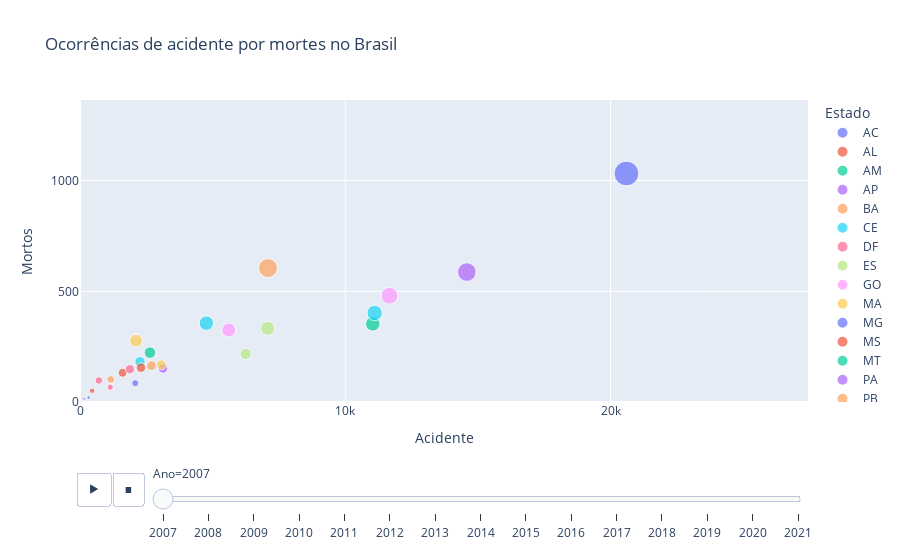

Write notebook code for a chart like this one.
### Code cell
bubble = px.scatter(df3, x="Acidente", y="Mortos", animation_frame="Ano", animation_group="Ano", color = "Estado",
           size="Mortos",range_x=[0,max(df3['Acidente'].values)+20], range_y=[0,max(df3['Mortos'].values)+20],
           title="Diagrama de Dis",
                 )
bubble.update_yaxes(nticks=5)
bubble.update_xaxes(nticks=5)
bubble.show()

### Figure 1 — Plotly figure (JSON) as saved in the notebook; plotly's stock layout.template omitted (floating-point values rounded to 4 significant figures)
{"data": [{"hovertemplate": "Estado=AC<br>Ano=2007<br>Acidente=%{x}<br>Mortos=%{marker.size}<extra></extra>", "ids": [2007], "legendgroup": "AC", "marker": {"color": "#636efa", "size": [20], "sizemode": "area", "sizeref": 3.36, "symbol": "circle"}, "mode": "markers", "name": "AC", "orientation": "v", "showlegend": true, "type": "scatter", "x": [324], "xaxis": "x", "y": [20], "yaxis": "y"}, {"hovertemplate": "Estado=AL<br>Ano=2007<br>Acidente=%{x}<br>Mortos=%{marker.size}<extra></extra>", "ids": [2007], "legendgroup": "AL", "marker": {"color": "#EF553B", "size": [132], "sizemode": "area", "sizeref": 3.36, "symbol": "circle"}, "mode": "markers", "name": "AL", "orientation": "v", "showlegend": true, "type": "scatter", "x": [1604], "xaxis": "x", "y": [132], "yaxis": "y"}, {"hovertemplate": "Estado=AM<br>Ano=2007<br>Acidente=%{x}<br>Mortos=%{marker.size}<extra></extra>", "ids": [2007], "legendgroup": "AM", "marker": {"color": "#00cc96", "size": [12], "sizemode": "area", "sizeref": 3.36, "symbol": "circle"}, "mode": "markers", "name": "AM", "orientation": "v", "showlegend": true, "type": "scatter", "x": [173], "xaxis": "x", "y": [12], "yaxis": "y"}, {"hovertemplate": "Estado=AP<br>Ano=2007<br>Acidente=%{x}<br>Mortos=%{marker.size}<extra></extra>", "ids": [2007], "legendgroup": "AP", "marker": {"color": "#ab63fa", "size": [15], "sizemode": "area", "sizeref": 3.36, "symbol": "circle"}, "mode": "markers", "name": "AP", "orientation": "v", "showlegend": true, "type": "scatter", "x": [150], "xaxis": "x", "y": [15], "yaxis": "y"}, {"hovertemplate": "Estado=BA<br>Ano=2007<br>Acidente=%{x}<br>Mortos=%{marker.size}<extra></extra>", "ids": [2007], "legendgroup": "BA", "marker": {"color": "#FFA15A", "size": [605], "sizemode": "area", "sizeref": 3.36, "symbol": "circle"}, "mode": "markers", "name": "BA", "orientation": "v", "showlegend": true, "type": "scatter", "x": [7088], "xaxis": "x", "y": [605], "yaxis": "y"}, {"hovertemplate": "Estado=CE<br>Ano=2007<br>Acidente=%{x}<br>Mortos=%{marker.size}<extra></extra>", "ids": [2007], "legendgroup": "CE", "marker": {"color": "#19d3f3", "size": [182], "sizemode": "area", "sizeref": 3.36, "symbol": "circle"}, "mode": "markers", "name": "CE", "orientation": "v", "showlegend": true, "type": "scatter", "x": [2261], "xaxis": "x", "y": [182], "yaxis": "y"}, {"hovertemplate": "Estado=DF<br>Ano=2007<br>Acidente=%{x}<br>Mortos=%{marker.size}<extra></extra>", "ids": [2007], "legendgroup": "DF", "marker": {"color": "#FF6692", "size": [67], "sizemode": "area", "sizeref": 3.36, "symbol": "circle"}, "mode": "markers", "name": "DF", "orientation": "v", "showlegend": true, "type": "scatter", "x": [1139], "xaxis": "x", "y": [67], "yaxis": "y"}, {"hovertemplate": "Estado=ES<br>Ano=2007<br>Acidente=%{x}<br>Mortos=%{marker.size}<extra></extra>", "ids": [2007], "legendgroup": "ES", "marker": {"color": "#B6E880", "size": [217], "sizemode": "area", "sizeref": 3.36, "symbol": "circle"}, "mode": "markers", "name": "ES", "orientation": "v", "showlegend": true, "type": "scatter", "x": [6243], "xaxis": "x", "y": [217], "yaxis": "y"}, {"hovertemplate": "Estado=GO<br>Ano=2007<br>Acidente=%{x}<br>Mortos=%{marker.size}<extra></extra>", "ids": [2007], "legendgroup": "GO", "marker": {"color": "#FF97FF", "size": [325], "sizemode": "area", "sizeref": 3.36, "symbol": "circle"}, "mode": "markers", "name": "GO", "orientation": "v", "showlegend": true, "type": "scatter", "x": [5608], "xaxis": "x", "y": [325], "yaxis": "y"}, {"hovertemplate": "Estado=MA<br>Ano=2007<br>Acidente=%{x}<br>Mortos=%{marker.size}<extra></extra>", "ids": [2007], "legendgroup": "MA", "marker": {"color": "#FECB52", "size": [277], "sizemode": "area", "sizeref": 3.36, "symbol": "circle"}, "mode": "markers", "name": "MA", "orientation": "v", "showlegend": true, "type": "scatter", "x": [2112], "xaxis": "x", "y": [277], "yaxis": "y"}, {"hovertemplate": "Estado=MG<br>Ano=2007<br>Acidente=%{x}<br>Mortos=%{marker.size}<extra></extra>", "ids": [2007], "legendgroup": "MG", "marker": {"color": "#636efa", "size": [1032], "sizemode": "area", "sizeref": 3.36, "symbol": "circle"}, "mode": "markers", "name": "MG", "orientation": "v", "showlegend": true, "type": "scatter", "x": [20601], "xaxis": "x", "y": [1032], "yaxis": "y"}, {"hovertemplate": "Estado=MS<br>Ano=2007<br>Acidente=%{x}<br>Mortos=%{marker.size}<extra></extra>", "ids": [2007], "legendgroup": "MS", "marker": {"color": "#EF553B", "size": [155], "sizemode": "area", "sizeref": 3.36, "symbol": "circle"}, "mode": "markers", "name": "MS", "orientation": "v", "showlegend": true, "type": "scatter", "x": [2299], "xaxis": "x", "y": [155], "yaxis": "y"}, {"hovertemplate": "Estado=MT<br>Ano=2007<br>Acidente=%{x}<br>Mortos=%{marker.size}<extra></extra>", "ids": [2007], "legendgroup": "MT", "marker": {"color": "#00cc96", "size": [223], "sizemode": "area", "sizeref": 3.36, "symbol": "circle"}, "mode": "markers", "name": "MT", "orientation": "v", "showlegend": true, "type": "scatter", "x": [2638], "xaxis": "x", "y": [223], "yaxis": "y"}, {"hovertemplate": "Estado=PA<br>Ano=2007<br>Acidente=%{x}<br>Mortos=%{marker.size}<extra></extra>", "ids": [2007], "legendgroup": "PA", "marker": {"color": "#ab63fa", "size": [151], "sizemode": "area", "sizeref": 3.36, "symbol": "circle"}, "mode": "markers", "name": "PA", "orientation": "v", "showlegend": true, "type": "scatter", "x": [3128], "xaxis": "x", "y": [151], "yaxis": "y"}, {"hovertemplate": "Estado=PB<br>Ano=2007<br>Acidente=%{x}<br>Mortos=%{marker.size}<extra></extra>", "ids": [2007], "legendgroup": "PB", "marker": {"color": "#FFA15A", "size": [164], "sizemode": "area", "sizeref": 3.36, "symbol": "circle"}, "mode": "markers", "name": "PB", "orientation": "v", "showlegend": true, "type": "scatter", "x": [2696], "xaxis": "x", "y": [164], "yaxis": "y"}, {"hovertemplate": "Estado=PE<br>Ano=2007<br>Acidente=%{x}<br>Mortos=%{marker.size}<extra></extra>", "ids": [2007], "legendgroup": "PE", "marker": {"color": "#19d3f3", "size": [356], "sizemode": "area", "sizeref": 3.36, "symbol": "circle"}, "mode": "markers", "name": "PE", "orientation": "v", "showlegend": true, "type": "scatter", "x": [4765], "xaxis": "x", "y": [356], "yaxis": "y"}, {"hovertemplate": "Estado=PI<br>Ano=2007<br>Acidente=%{x}<br>Mortos=%{marker.size}<extra></extra>", "ids": [2007], "legendgroup": "PI", "marker": {"color": "#FF6692", "size": [148], "sizemode": "area", "sizeref": 3.36, "symbol": "circle"}, "mode": "markers", "name": "PI", "orientation": "v", "showlegend": true, "type": "scatter", "x": [1881], "xaxis": "x", "y": [148], "yaxis": "y"}, {"hovertemplate": "Estado=PR<br>Ano=2007<br>Acidente=%{x}<br>Mortos=%{marker.size}<extra></extra>", "ids": [2007], "legendgroup": "PR", "marker": {"color": "#B6E880", "size": [333], "sizemode": "area", "sizeref": 3.36, "symbol": "circle"}, "mode": "markers", "name": "PR", "orientation": "v", "showlegend": true, "type": "scatter", "x": [7073], "xaxis": "x", "y": [333], "yaxis": "y"}, {"hovertemplate": "Estado=RJ<br>Ano=2007<br>Acidente=%{x}<br>Mortos=%{marker.size}<extra></extra>", "ids": [2007], "legendgroup": "RJ", "marker": {"color": "#FF97FF", "size": [480], "sizemode": "area", "sizeref": 3.36, "symbol": "circle"}, "mode": "markers", "name": "RJ", "orientation": "v", "showlegend": true, "type": "scatter", "x": [11670], "xaxis": "x", "y": [480], "yaxis": "y"}, {"hovertemplate": "Estado=RN<br>Ano=2007<br>Acidente=%{x}<br>Mortos=%{marker.size}<extra></extra>", "ids": [2007], "legendgroup": "RN", "marker": {"color": "#FECB52", "size": [168], "sizemode": "area", "sizeref": 3.36, "symbol": "circle"}, "mode": "markers", "name": "RN", "orientation": "v", "showlegend": true, "type": "scatter", "x": [3067], "xaxis": "x", "y": [168], "yaxis": "y"}, {"hovertemplate": "Estado=RO<br>Ano=2007<br>Acidente=%{x}<br>Mortos=%{marker.size}<extra></extra>", "ids": [2007], "legendgroup": "RO", "marker": {"color": "#636efa", "size": [85], "sizemode": "area", "sizeref": 3.36, "symbol": "circle"}, "mode": "markers", "name": "RO", "orientation": "v", "showlegend": true, "type": "scatter", "x": [2082], "xaxis": "x", "y": [85], "yaxis": "y"}, {"hovertemplate": "Estado=RR<br>Ano=2007<br>Acidente=%{x}<br>Mortos=%{marker.size}<extra></extra>", "ids": [2007], "legendgroup": "RR", "marker": {"color": "#EF553B", "size": [51], "sizemode": "area", "sizeref": 3.36, "symbol": "circle"}, "mode": "markers", "name": "RR", "orientation": "v", "showlegend": true, "type": "scatter", "x": [458], "xaxis": "x", "y": [51], "yaxis": "y"}, {"hovertemplate": "Estado=RS<br>Ano=2007<br>Acidente=%{x}<br>Mortos=%{marker.size}<extra></extra>", "ids": [2007], "legendgroup": "RS", "marker": {"color": "#00cc96", "size": [353], "sizemode": "area", "sizeref": 3.36, "symbol": "circle"}, "mode": "markers", "name": "RS", "orientation": "v", "showlegend": true, "type": "scatter", "x": [11038], "xaxis": "x", "y": [353], "yaxis": "y"}, {"hovertemplate": "Estado=SC<br>Ano=2007<br>Acidente=%{x}<br>Mortos=%{marker.size}<extra></extra>", "ids": [2007], "legendgroup": "SC", "marker": {"color": "#ab63fa", "size": [587], "sizemode": "area", "sizeref": 3.36, "symbol": "circle"}, "mode": "markers", "name": "SC", "orientation": "v", "showlegend": true, "type": "scatter", "x": [14585], "xaxis": "x", "y": [587], "yaxis": "y"}, {"hovertemplate": "Estado=SE<br>Ano=2007<br>Acidente=%{x}<br>Mortos=%{marker.size}<extra></extra>", "ids": [2007], "legendgroup": "SE", "marker": {"color": "#FFA15A", "size": [102], "sizemode": "area", "sizeref": 3.36, "symbol": "circle"}, "mode": "markers", "name": "SE", "orientation": "v", "showlegend": true, "type": "scatter", "x": [1159], "xaxis": "x", "y": [102], "yaxis": "y"}, {"hovertemplate": "Estado=SP<br>Ano=2007<br>Acidente=%{x}<br>Mortos=%{marker.size}<extra></extra>", "ids": [2007], "legendgroup": "SP", "marker": {"color": "#19d3f3", "size": [402], "sizemode": "area", "sizeref": 3.36, "symbol": "circle"}, "mode": "markers", "name": "SP", "orientation": "v", "showlegend": true, "type": "scatter", "x": [11109], "xaxis": "x", "y": [402], "yaxis": "y"}, {"hovertemplate": "Estado=TO<br>Ano=2007<br>Acidente=%{x}<br>Mortos=%{marker.size}<extra></extra>", "ids": [2007], "legendgroup": "TO", "marker": {"color": "#FF6692", "size": [97], "sizemode": "area", "sizeref": 3.36, "symbol": "circle"}, "mode": "markers", "name": "TO", "orientation": "v", "showlegend": true, "type": "scatter", "x": [712], "xaxis": "x", "y": [97], "yaxis": "y"}], "layout": {"legend": {"itemsizing": "constant", "title": {"text": "Estado"}, "tracegroupgap": 0}, "sliders": [{"active": 0, "currentvalue": {"prefix": "Ano="}, "len": 0.9, "pad": {"b": 10, "t": 60}, "steps": [{"args": [["2007"], {"frame": {"duration": 0, "redraw": false}, "fromcurrent": true, "mode": "immediate", "transition": {"duration": 0, "easing": "linear"}}], "label": "2007", "method": "animate"}, {"args": [["2008"], {"frame": {"duration": 0, "redraw": false}, "fromcurrent": true, "mode": "immediate", "transition": {"duration": 0, "easing": "linear"}}], "label": "2008", "method": "animate"}, {"args": [["2009"], {"frame": {"duration": 0, "redraw": false}, "fromcurrent": true, "mode": "immediate", "transition": {"duration": 0, "easing": "linear"}}], "label": "2009", "method": "animate"}, {"args": [["2010"], {"frame": {"duration": 0, "redraw": false}, "fromcurrent": true, "mode": "immediate", "transition": {"duration": 0, "easing": "linear"}}], "label": "2010", "method": "animate"}, {"args": [["2011"], {"frame": {"duration": 0, "redraw": false}, "fromcurrent": true, "mode": "immediate", "transition": {"duration": 0, "easing": "linear"}}], "label": "2011", "method": "animate"}, {"args": [["2012"], {"frame": {"duration": 0, "redraw": false}, "fromcurrent": true, "mode": "immediate", "transition": {"duration": 0, "easing": "linear"}}], "label": "2012", "method": "animate"}, {"args": [["2013"], {"frame": {"duration": 0, "redraw": false}, "fromcurrent": true, "mode": "immediate", "transition": {"duration": 0, "easing": "linear"}}], "label": "2013", "method": "animate"}, {"args": [["2014"], {"frame": {"duration": 0, "redraw": false}, "fromcurrent": true, "mode": "immediate", "transition": {"duration": 0, "easing": "linear"}}], "label": "2014", "method": "animate"}, {"args": [["2015"], {"frame": {"duration": 0, "redraw": false}, "fromcurrent": true, "mode": "immediate", "transition": {"duration": 0, "easing": "linear"}}], "label": "2015", "method": "animate"}, {"args": [["2016"], {"frame": {"duration": 0, "redraw": false}, "fromcurrent": true, "mode": "immediate", "transition": {"duration": 0, "easing": "linear"}}], "label": "2016", "method": "animate"}, {"args": [["2017"], {"frame": {"duration": 0, "redraw": false}, "fromcurrent": true, "mode": "immediate", "transition": {"duration": 0, "easing": "linear"}}], "label": "2017", "method": "animate"}, {"args": [["2018"], {"frame": {"duration": 0, "redraw": false}, "fromcurrent": true, "mode": "immediate", "transition": {"duration": 0, "easing": "linear"}}], "label": "2018", "method": "animate"}, {"args": [["2019"], {"frame": {"duration": 0, "redraw": false}, "fromcurrent": true, "mode": "immediate", "transition": {"duration": 0, "easing": "linear"}}], "label": "2019", "method": "animate"}, {"args": [["2020"], {"frame": {"duration": 0, "redraw": false}, "fromcurrent": true, "mode": "immediate", "transition": {"duration": 0, "easing": "linear"}}], "label": "2020", "method": "animate"}, {"args": [["2021"], {"frame": {"duration": 0, "redraw": false}, "fromcurrent": true, "mode": "immediate", "transition": {"duration": 0, "easing": "linear"}}], "label": "2021", "method": "animate"}], "x": 0.1, "xanchor": "left", "y": 0, "yanchor": "top"}], "title": {"text": "Ocorrências de acidente por mortes no Brasil"}, "updatemenus": [{"buttons": [{"args": [null, {"frame": {"duration": 500, "redraw": false}, "fromcurrent": true, "mode": "immediate", "transition": {"duration": 500, "easing": "linear"}}], "label": "&#9654;", "method": "animate"}, {"args": [[null], {"frame": {"duration": 0, "redraw": false}, "fromcurrent": true, "mode": "immediate", "transition": {"duration": 0, "easing": "linear"}}], "label": "&#9724;", "method": "animate"}], "direction": "left", "pad": {"r": 10, "t": 70}, "showactive": false, "type": "buttons", "x": 0.1, "xanchor": "right", "y": 0, "yanchor": "top"}], "xaxis": {"anchor": "y", "domain": [0, 1], "nticks": 5, "range": [0, 27446], "title": {"text": "Acidente"}}, "yaxis": {"anchor": "x", "domain": [0, 1], "nticks": 5, "range": [0, 1364], "title": {"text": "Mortos"}}}}
